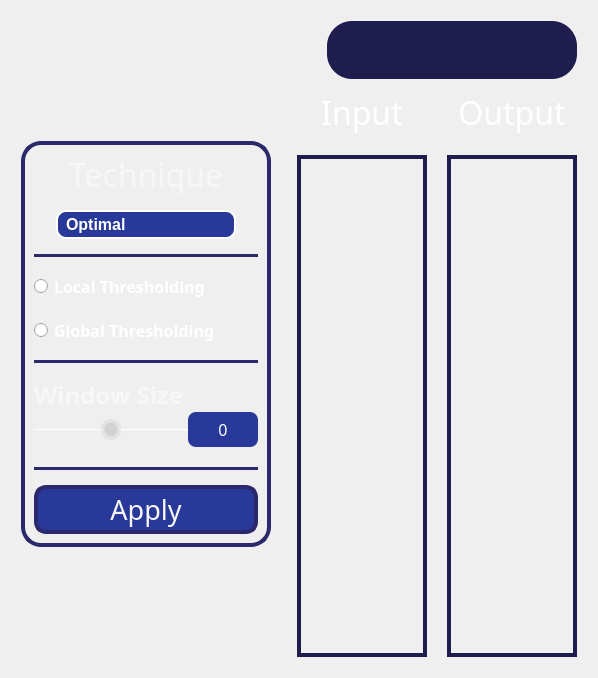
      <widget class="QWidget" name="thresholdTab">
       <attribute name="title">
        <string>Thresholding</string>
       </attribute>
       <layout class="QGridLayout" name="gridLayout">
        <item row="0" column="0">
         <layout class="QVBoxLayout" name="verticalLayout_2">
          <property name="leftMargin">
           <number>10</number>
          </property>
          <item>
           <spacer name="verticalSpacer_2">
            <property name="orientation">
             <enum>Qt::Vertical</enum>
            </property>
            <property name="sizeType">
             <enum>QSizePolicy::Maximum</enum>
            </property>
            <property name="sizeHint" stdset="0">
             <size>
              <width>20</width>
              <height>130</height>
             </size>
            </property>
           </spacer>
          </item>
          <item>
           <widget class="QFrame" name="frame">
            <property name="minimumSize">
             <size>
              <width>250</width>
              <height>0</height>
             </size>
            </property>
            <property name="maximumSize">
             <size>
              <width>250</width>
              <height>16777215</height>
             </size>
            </property>
            <property name="styleSheet">
             <string notr="true">QFrame{
	border-radius:20px;
	border: 4px solid rgb(43, 40, 108);
}</string>
            </property>
            <property name="frameShape">
             <enum>QFrame::StyledPanel</enum>
            </property>
            <property name="frameShadow">
             <enum>QFrame::Raised</enum>
            </property>
            <layout class="QGridLayout" name="gridLayout_3">
             <property name="sizeConstraint">
              <enum>QLayout::SetMaximumSize</enum>
             </property>
             <property name="horizontalSpacing">
              <number>6</number>
             </property>
             <item row="1" column="0">
              <layout class="QVBoxLayout" name="verticalLayout">
               <property name="spacing">
                <number>15</number>
               </property>
               <property name="topMargin">
                <number>10</number>
               </property>
               <item alignment="Qt::AlignHCenter">
                <widget class="QComboBox" name="threshold_comboBox">
                 <property name="minimumSize">
                  <size>
                   <width>180</width>
                   <height>0</height>
                  </size>
                 </property>
                 <property name="maximumSize">
                  <size>
                   <width>180</width>
                   <height>16777215</height>
                  </size>
                 </property>
                 <property name="styleSheet">
                  <string notr="true">QComboBox {
    border: 2px solid rgb(255, 255, 255); /* Border color for the combobox */
    border-radius: 10px;
    padding: 2px 18px 2px 8px; /* Adjust padding as needed */
    background-color: rgb(40, 57, 153); /* Background color of the combobox */
    color: #FFFFFF; /* Text color */
	font-family: &quot;Overpass&quot;, sans-serif; /* Set the desired font-family */
	font-weight:bold;
	font-size:16px;
}

QComboBox:hover {
    border: 2px solid rgb(207, 207, 207); /* Border color for the combobox */
}

QComboBox::drop-down {
    border: none;
}

QComboBox::down-arrow {
	image: url(icons/arrow-drop-down.png);
    width: 35px;
    height: 35px;
	margin-right: 20px; /* Adjust the margin-right to move the arrow to the left */
}




</string>
                 </property>
                 <item>
                  <property name="text">
                   <string>Optimal</string>
                  </property>
                 </item>
                 <item>
                  <property name="text">
                   <string>Otsu</string>
                  </property>
                 </item>
                 <item>
                  <property name="text">
                   <string>Spectral</string>
                  </property>
                 </item>
                </widget>
               </item>
               <item>
                <widget class="Line" name="line_1">
                 <property name="styleSheet">
                  <string notr="true">/* Line style */

  /* Set the width of the line */
  width: 20px;

  /* Set the height of the line */
  height: 5px;

  /* Set the background color of the line */
  background-color: rgb(43, 40, 108);

  /* Set the border of the line */
  border: 10px;

  /* Set the border radius of the line */
  border-radius:5px;



</string>
                 </property>
                 <property name="orientation">
                  <enum>Qt::Horizontal</enum>
                 </property>
                </widget>
               </item>
               <item>
                <layout class="QVBoxLayout" name="verticalLayout_4">
                 <item>
                  <widget class="QRadioButton" name="localRadio">
                   <property name="font">
                    <font>
                     <family>Overpass SemiBold</family>
                     <pointsize>12</pointsize>
                     <bold>true</bold>
                    </font>
                   </property>
                   <property name="styleSheet">
                    <string notr="true">color:white;
font-weight:10000px;</string>
                   </property>
                   <property name="text">
                    <string>Local Thresholding</string>
                   </property>
                  </widget>
                 </item>
                 <item>
                  <widget class="QRadioButton" name="globalRadio">
                   <property name="font">
                    <font>
                     <family>Overpass SemiBold</family>
                     <pointsize>12</pointsize>
                     <bold>true</bold>
                    </font>
                   </property>
                   <property name="styleSheet">
                    <string notr="true">color:white;
font-weight:10000px;</string>
                   </property>
                   <property name="text">
                    <string>Global Thresholding</string>
                   </property>
                  </widget>
                 </item>
                </layout>
               </item>
               <item>
                <widget class="Line" name="line_2">
                 <property name="styleSheet">
                  <string notr="true">/* Line style */

  /* Set the width of the line */
  width: 20px;

  /* Set the height of the line */
  height: 5px;

  /* Set the background color of the line */
  background-color: rgb(43, 40, 108);

  /* Set the border of the line */
  border: 10px;

  /* Set the border radius of the line */
  border-radius:5px;



</string>
                 </property>
                 <property name="orientation">
                  <enum>Qt::Horizontal</enum>
                 </property>
                </widget>
               </item>
               <item>
                <layout class="QVBoxLayout" name="verticalLayout_3">
                 <property name="spacing">
                  <number>0</number>
                 </property>
                 <property name="bottomMargin">
                  <number>5</number>
                 </property>
                 <item alignment="Qt::AlignLeft">
                  <widget class="QLabel" name="windowSizeLabel">
                   <property name="maximumSize">
                    <size>
                     <width>16777215</width>
                     <height>40</height>
                    </size>
                   </property>
                   <property name="font">
                    <font>
                     <family>Overpass Black</family>
                     <pointsize>18</pointsize>
                     <bold>true</bold>
                    </font>
                   </property>
                   <property name="styleSheet">
                    <string notr="true">QLabel{
	color: rgb(247, 247, 247);
	border:none;
}</string>
                   </property>
                   <property name="text">
                    <string>Window Size</string>
                   </property>
                   <property name="textFormat">
                    <enum>Qt::AutoText</enum>
                   </property>
                   <property name="alignment">
                    <set>Qt::AlignCenter</set>
                   </property>
                  </widget>
                 </item>
                 <item>
                  <layout class="QHBoxLayout" name="horizontalLayout">
                   <item>
                    <widget class="QSlider" name="windowSlider">
                     <property name="sizePolicy">
                      <sizepolicy hsizetype="Preferred" vsizetype="Preferred">
                       <horstretch>0</horstretch>
                       <verstretch>0</verstretch>
                      </sizepolicy>
                     </property>
                     <property name="minimumSize">
                      <size>
                       <width>100</width>
                       <height>35</height>
                      </size>
                     </property>
                     <property name="maximumSize">
                      <size>
                       <width>16777215</width>
                       <height>40</height>
                      </size>
                     </property>
                     <property name="styleSheet">
                      <string notr="true">QSlider:horizontal {
    min-height: 35%;
}
QSlider::groove:horizontal {
    height: 1px;
    background: white; 
}
QSlider::handle:horizontal {
    width: 20px;
    margin-top: -10px;
    margin-bottom: -10px;
    border-radius: 10px;
    background: qradialgradient(spread:reflect, cx:0.5, cy:0.5, radius:0.5, fx:0.5, fy:0.5, stop:0.6 rgba(210, 210, 210, 255), stop:0.7 rgba(210, 210, 210, 100));
}
QSlider::handle:horizontal:hover {
    background: qradialgradient(spread:reflect, cx:0.5, cy:0.5, radius:0.5, fx:0.5, fy:0.5, stop:0.6 rgba(255, 255, 255, 255), stop:0.7 rgba(255, 255, 255, 100));
}</string>
                     </property>
                     <property name="minimum">
                      <number>50</number>
                     </property>
                     <property name="maximum">
                      <number>250</number>
                     </property>
                     <property name="value">
                      <number>150</number>
                     </property>
                     <property name="orientation">
                      <enum>Qt::Horizontal</enum>
                     </property>
                    </widget>
                   </item>
                   <item>
                    <widget class="QLabel" name="window_val">
                     <property name="maximumSize">
                      <size>
                       <width>70</width>
                       <height>40</height>
                      </size>
                     </property>
                     <property name="font">
                      <font>
                       <family>Impact</family>
                       <pointsize>12</pointsize>
                      </font>
                     </property>
                     <property name="styleSheet">
                      <string notr="true">QLabel {
background-color: rgb(40, 57, 153);
border: 0;
border-radius: 8px;
color: #fff;
}</string>
                     </property>
                     <property name="frameShape">
                      <enum>QFrame::NoFrame</enum>
                     </property>
                     <property name="frameShadow">
                      <enum>QFrame::Plain</enum>
                     </property>
                     <property name="lineWidth">
                      <number>5</number>
                     </property>
                     <property name="midLineWidth">
                      <number>5</number>
                     </property>
                     <property name="text">
                      <string>0</string>
                     </property>
                     <property name="textFormat">
                      <enum>Qt::AutoText</enum>
                     </property>
                     <property name="alignment">
                      <set>Qt::AlignCenter</set>
                     </property>
                    </widget>
                   </item>
                  </layout>
                 </item>
                </layout>
               </item>
               <item>
                <widget class="Line" name="line_5">
                 <property name="styleSheet">
                  <string notr="true">/* Line style */

  /* Set the width of the line */
  width: 20px;

  /* Set the height of the line */
  height: 5px;

  /* Set the background color of the line */
  background-color: rgb(43, 40, 108);

  /* Set the border of the line */
  border: 10px;

  /* Set the border radius of the line */
  border-radius:5px;



</string>
                 </property>
                 <property name="orientation">
                  <enum>Qt::Horizontal</enum>
                 </property>
                </widget>
               </item>
               <item>
                <widget class="QPushButton" name="applyThreshold">
                 <property name="enabled">
                  <bool>true</bool>
                 </property>
                 <property name="sizePolicy">
                  <sizepolicy hsizetype="Minimum" vsizetype="Fixed">
                   <horstretch>0</horstretch>
                   <verstretch>0</verstretch>
                  </sizepolicy>
                 </property>
                 <property name="minimumSize">
                  <size>
                   <width>0</width>
                   <height>0</height>
                  </size>
                 </property>
                 <property name="maximumSize">
                  <size>
                   <width>16777215</width>
                   <height>16777215</height>
                  </size>
                 </property>
                 <property name="font">
                  <font>
                   <family>Impact</family>
                   <pointsize>20</pointsize>
                   <bold>false</bold>
                  </font>
                 </property>
                 <property name="layoutDirection">
                  <enum>Qt::LeftToRight</enum>
                 </property>
                 <property name="autoFillBackground">
                  <bool>false</bool>
                 </property>
                 <property name="styleSheet">
                  <string notr="true">QPushButton{
appearance: button;
backface-visibility: hidden;
background-color: #283999;
border-radius: 12px;
border: 4px solid rgb(43, 40, 108);
box-shadow: rgba(50, 50, 93, .1) 0 0 0 1px inset,rgba(50, 50, 93, .1) 0 2px 5px 0,rgba(0, 0, 0, .07) 0 1px 1px 0;
	color: rgb(247, 247, 247);
margin-left:0;
cursor: pointer;
font-size: 100%;
height: 35px;
padding: 3px 15px;
position: relative;
text-align: center;
}
QPushButton:hover{
background-color: #3348c1;
}
QPushButton:pressed{
background-color: #1c2973;
}</string>
                 </property>
                 <property name="text">
                  <string>Apply</string>
                 </property>
                 <property name="autoDefault">
                  <bool>false</bool>
                 </property>
                </widget>
               </item>
              </layout>
             </item>
             <item row="0" column="0">
              <widget class="QLabel" name="Technique">
               <property name="maximumSize">
                <size>
                 <width>16777215</width>
                 <height>40</height>
                </size>
               </property>
               <property name="font">
                <font>
                 <family>Impact</family>
                 <pointsize>24</pointsize>
                 <bold>false</bold>
                </font>
               </property>
               <property name="styleSheet">
                <string notr="true">QLabel{
	color: rgb(247, 247, 247);
	border:none;
}</string>
               </property>
               <property name="text">
                <string>Technique</string>
               </property>
               <property name="textFormat">
                <enum>Qt::AutoText</enum>
               </property>
               <property name="alignment">
                <set>Qt::AlignCenter</set>
               </property>
              </widget>
             </item>
            </layout>
           </widget>
          </item>
          <item>
           <spacer name="verticalSpacer_3">
            <property name="orientation">
             <enum>Qt::Vertical</enum>
            </property>
            <property name="sizeType">
             <enum>QSizePolicy::Maximum</enum>
            </property>
            <property name="sizeHint" stdset="0">
             <size>
              <width>20</width>
              <height>120</height>
             </size>
            </property>
           </spacer>
          </item>
         </layout>
        </item>
        <item row="0" column="1">
         <layout class="QVBoxLayout" name="verticalLayout_8">
          <property name="leftMargin">
           <number>10</number>
          </property>
          <property name="topMargin">
           <number>10</number>
          </property>
          <property name="rightMargin">
           <number>10</number>
          </property>
          <property name="bottomMargin">
           <number>10</number>
          </property>
          <item>
           <layout class="QHBoxLayout" name="horizontalLayout_8">
            <item>
             <spacer name="horizontalSpacer">
              <property name="orientation">
               <enum>Qt::Horizontal</enum>
              </property>
              <property name="sizeHint" stdset="0">
               <size>
                <width>40</width>
                <height>20</height>
               </size>
              </property>
             </spacer>
            </item>
            <item>
             <widget class="QFrame" name="frame_11">
              <property name="minimumSize">
               <size>
                <width>250</width>
                <height>0</height>
               </size>
              </property>
              <property name="maximumSize">
               <size>
                <width>400</width>
                <height>16777215</height>
               </size>
              </property>
              <property name="styleSheet">
               <string notr="true">background-color: #1f1c4e;
border-radius:25px;</string>
              </property>
              <property name="frameShape">
               <enum>QFrame::StyledPanel</enum>
              </property>
              <property name="frameShadow">
               <enum>QFrame::Raised</enum>
              </property>
              <layout class="QGridLayout" name="gridLayout_2">
               <property name="leftMargin">
                <number>0</number>
               </property>
               <property name="rightMargin">
                <number>0</number>
               </property>
               <property name="verticalSpacing">
                <number>10</number>
               </property>
               <item row="0" column="0">
                <layout class="QHBoxLayout" name="horizontalLayout_7">
                 <property name="spacing">
                  <number>5</number>
                 </property>
                 <item>
                  <widget class="QPushButton" name="importButton">
                   <property name="minimumSize">
                    <size>
                     <width>60</width>
                     <height>40</height>
                    </size>
                   </property>
                   <property name="maximumSize">
                    <size>
                     <width>50</width>
                     <height>70</height>
                    </size>
                   </property>
                   <property name="toolTip">
                    <string>Upload File</string>
                   </property>
                   <property name="styleSheet">
                    <string notr="true">QPushButton {
    appearance: button;
    background: rgba(74, 74, 74, 0);
    border-radius: 12px;
	
	image: url(icons/upload-square-svgrepo-com.png);
	icon-size: 40px; /* Set the desired icon size */
}

QPushButton:hover {
    background-color: rgb(255, 255, 255);
	image: url(icons/upload-square-svgrepo-com (1).png);
	icon-size: 40px; /* Set the desired icon size */
}
QPushButton:pressed {
    background-color: #A0A0A0; /* Set the desired color when the button is pressed */
}</string>
                   </property>
                   <property name="text">
                    <string/>
                   </property>
                  </widget>
                 </item>
                 <item>
                  <widget class="QPushButton" name="resetButton">
                   <property name="minimumSize">
                    <size>
                     <width>60</width>
                     <height>40</height>
                    </size>
                   </property>
                   <property name="maximumSize">
                    <size>
                     <width>50</width>
                     <height>70</height>
                    </size>
                   </property>
                   <property name="toolTip">
                    <string>&lt;html&gt;&lt;head/&gt;&lt;body&gt;&lt;p&gt;Reset&lt;/p&gt;&lt;/body&gt;&lt;/html&gt;</string>
                   </property>
                   <property name="styleSheet">
                    <string notr="true">QPushButton {
    appearance: button;
    background: rgba(74, 74, 74, 0);
    border-radius: 20px;
	
	image: url(icons/reset-svgrepo-com.png);
	icon-size: 40px; /* Set the desired icon size */
}

QPushButton:hover {
    background-color: rgb(255, 255, 255);
	image: url(icons/reset-svgrepo-com (1).png);
	icon-size: 40px; /* Set the desired icon size */
}
QPushButton:pressed {
    background-color: #A0A0A0; /* Set the desired color when the button is pressed */
}</string>
                   </property>
                   <property name="text">
                    <string/>
                   </property>
                   <property name="iconSize">
                    <size>
                     <width>40</width>
                     <height>40</height>
                    </size>
                   </property>
                  </widget>
                 </item>
                 <item>
                  <widget class="QPushButton" name="clearButton">
                   <property name="minimumSize">
                    <size>
                     <width>60</width>
                     <height>40</height>
                    </size>
                   </property>
                   <property name="maximumSize">
                    <size>
                     <width>50</width>
                     <height>70</height>
                    </size>
                   </property>
                   <property name="toolTip">
                    <string>&lt;html&gt;&lt;head/&gt;&lt;body&gt;&lt;p&gt;Clear&lt;/p&gt;&lt;/body&gt;&lt;/html&gt;</string>
                   </property>
                   <property name="styleSheet">
                    <string notr="true">QPushButton {
    appearance: button;
    background: rgba(74, 74, 74, 0);
    border-radius: 20px;
	
	image: url(icons/clear-circle-svgrepo-com.png);
	icon-size: 40px; /* Set the desired icon size */
}

QPushButton:hover {
    background-color: rgb(255, 255, 255);
	
	image: url(icons/clear-circle-svgrepo-com (1).png);
	icon-size: 40px; /* Set the desired icon size */
}
QPushButton:pressed {
    background-color: #A0A0A0; /* Set the desired color when the button is pressed */
}</string>
                   </property>
                   <property name="text">
                    <string/>
                   </property>
                   <property name="iconSize">
                    <size>
                     <width>40</width>
                     <height>40</height>
                    </size>
                   </property>
                  </widget>
                 </item>
                </layout>
               </item>
              </layout>
             </widget>
            </item>
           </layout>
          </item>
          <item>
           <layout class="QHBoxLayout" name="horizontalLayout_2">
            <property name="spacing">
             <number>20</number>
            </property>
            <property name="leftMargin">
             <number>10</number>
            </property>
            <property name="topMargin">
             <number>5</number>
            </property>
            <item>
             <layout class="QVBoxLayout" name="verticalLayout_6" stretch="0,4">
              <item>
               <widget class="QLabel" name="inputLabel">
                <property name="font">
                 <font>
                  <family>Impact</family>
                  <pointsize>24</pointsize>
                  <bold>false</bold>
                 </font>
                </property>
                <property name="styleSheet">
                 <string notr="true">QLabel{
	color: white;
	border:none;
}</string>
                </property>
                <property name="text">
                 <string>Input</string>
                </property>
                <property name="alignment">
                 <set>Qt::AlignCenter</set>
                </property>
               </widget>
              </item>
              <item>
               <widget class="QWidget" name="input1" native="true">
                <property name="styleSheet">
                 <string notr="true">	border: 4px solid #1f1c4e;
</string>
                </property>
               </widget>
              </item>
             </layout>
            </item>
            <item>
             <layout class="QVBoxLayout" name="verticalLayout_7" stretch="0,4">
              <item>
               <widget class="QLabel" name="outputLabel">
                <property name="font">
                 <font>
                  <family>Impact</family>
                  <pointsize>24</pointsize>
                  <bold>false</bold>
                 </font>
                </property>
                <property name="styleSheet">
                 <string notr="true">QLabel{
	color: white;
	border:none;
}</string>
                </property>
                <property name="text">
                 <string>Output</string>
                </property>
                <property name="alignment">
                 <set>Qt::AlignCenter</set>
                </property>
               </widget>
              </item>
              <item>
               <widget class="QWidget" name="output1" native="true">
                <property name="styleSheet">
                 <string notr="true">	border: 4px solid #1f1c4e;</string>
                </property>
               </widget>
              </item>
             </layout>
            </item>
           </layout>
          </item>
         </layout>
        </item>
       </layout>
      </widget>
